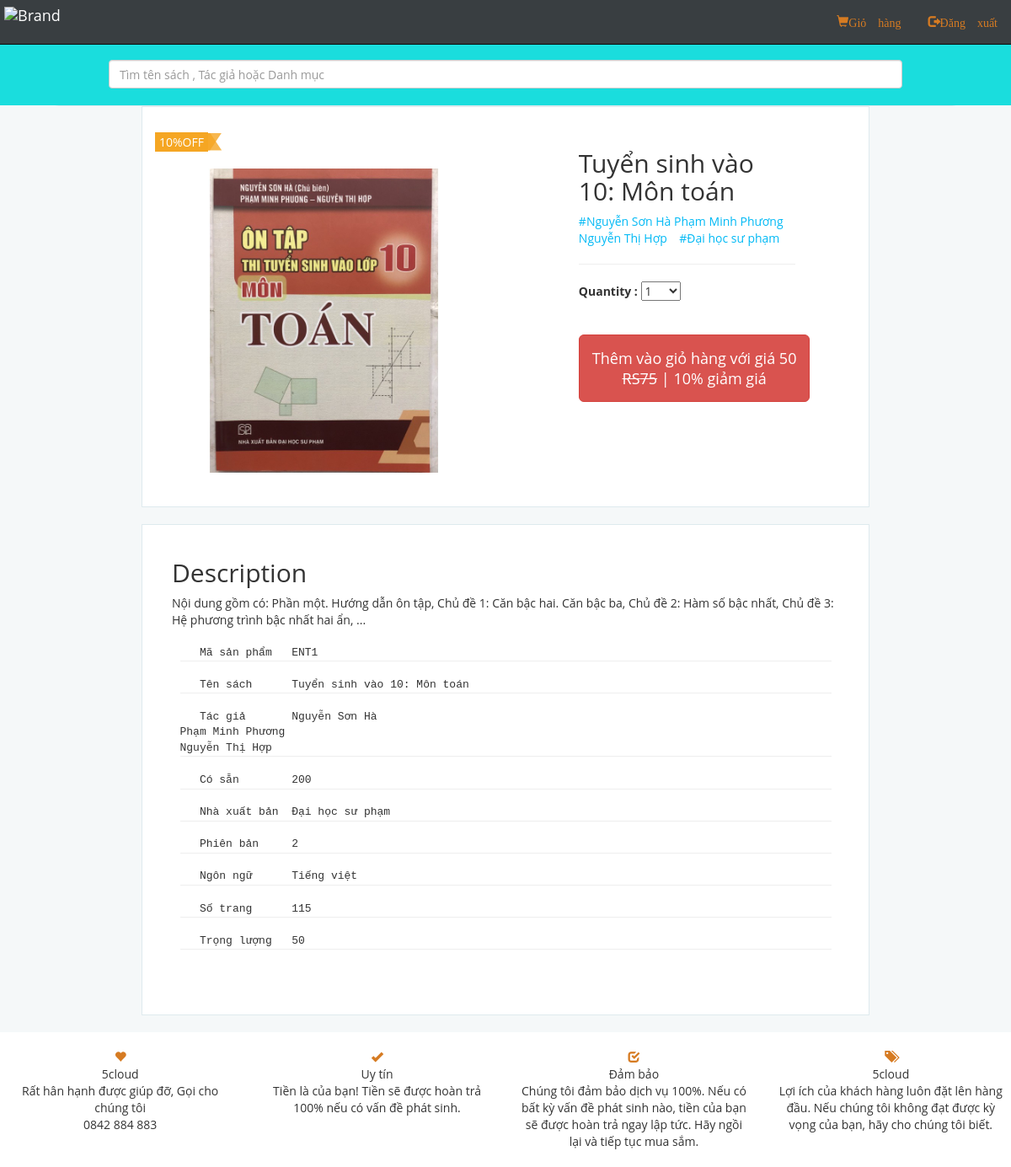
The app's page /description.php?ID=ENT1 (signed in) with its own data.
### tables this page shows
CREATE TABLE `products` (
  `PID` varchar(25) NOT NULL,
  `Title` varchar(255) NOT NULL,
  `Author` varchar(255) NOT NULL,
  `MRP` float NOT NULL,
  `Price` float NOT NULL,
  `Discount` int(11) DEFAULT NULL,
  `Available` int(11) NOT NULL,
  `Publisher` varchar(255) DEFAULT NULL,
  `Edition` varchar(20) DEFAULT NULL,
  `Category` varchar(255) DEFAULT NULL,
  `Description` text DEFAULT NULL,
  `Language` varchar(255) DEFAULT NULL,
  `page` int(5) DEFAULT NULL,
  `weight` int(4) DEFAULT 500
);

### description.php (the view, shortened to what this page needs)
<!DOCTYPE html>
<html lang="vi">
<head>
    <link href="css/bootstrap.min.css" rel="stylesheet">
    <link href="css/my.css" rel="stylesheet">
</head>
<body>
    <nav class="navbar navbar-default navbar-fixed-top navbar-inverse">
      <div class="container-fluid">
        <div class="navbar-header">
          <a class="navbar-brand" href="index.php"><img alt="Brand" src="img/logo.j[jpg" style="width: 150px;margin-top: -7px;margin-left: -10px;"></a>
        </div>
        <div class="collapse navbar-collapse" id="bs-example-navbar-collapse-1">
          <ul class="nav navbar-nav navbar-right">
              <?php
                  if(isset($_SESSION['user']))
                    {
                      echo'
                    <li><a href="cart.php" class="btn btn-md"><span class="glyphicon glyphicon-shopping-cart">Giỏ hàng</span></a></li>
                    <li><a href="destroy.php" class="btn btn-md"> <span class="glyphicon glyphicon-log-out">Đăng xuất</span></a></li>
                         ';
                    }
               ?>
          </ul>
        </div>
      </div>
    </nav>
    <div id="top" >
        <div id="searchbox" class="container-fluid" style="width:112%;margin-left:-6%;margin-right:-6%;">
            <div>
                <form role="search" action="Result.php" method="post">
                    <input type="text" name="keyword" class="form-control" placeholder="Tìm tên sách , Tác giả hoặc Danh mục" style="width:80%;margin:20px 10% 20px 10%;">
                </form>
            </div>
        </div>
   </div>
    <?php
    include "dbconnect.php";
    $PID=$_GET['ID'];
    $query = "SELECT * FROM products WHERE PID='$PID'";
    $result = mysqli_query ($con,$query)or die(mysql_error());
        if(mysqli_num_rows($result) > 0)
        {
            while($row = mysqli_fetch_assoc($result))
            {
            $path="img/books/".$row['PID'].".jpg";
            $target="cart.php?ID=".$PID."&";
echo '
  <div class="container-fluid" id="books">
    <div class="row">
      <div class="col-sm-10 col-md-6">
                          <div class="tag">'.$row["Discount"].'%OFF</div>
                              <div class="tag-side"><img src="img/orange-flag.png">
                          </div>
                         <img class="center-block img-responsive" src="'.$path.'" height="550px" style="padding:20px;">
      </div>
      <div class="col-sm-10 col-md-4 col-md-offset-1">
        <h2> '. $row["Title"] . '</h2>
                                <span style="color:#00B9F5;">
                                 #'.$row["Author"].'&nbsp &nbsp #'.$row["Publisher"].'
                                </span>
        <hr>
                                <span style="font-weight:bold;"> Quantity : </span>';
                                echo'<select id="quantity">';
                                   for($i=1;$i<=$row['Available'];$i++)
                                       echo '<option value="'.$i.'">'.$i.'</option>';
                               echo ' </select>';
echo'                           <br><br><br>
                                <a id="buyLink" href="'.$target.'" class="btn btn-lg btn-danger" style="padding:15px;color:white;text-decoration:none;">
                                    Thêm vào giỏ hàng với giá '.$row["Price"] .' <br>
                                    <span style="text-decoration:line-through;"> RS'.$row["MRP"].'</span>
                                    | '.$row["Discount"].'% giảm giá
                                 </a>
      </div>
    </div>
          </div>
     ';
echo '
          <div class="container-fluid" id="description">
    <div class="row">
      <h2> Description </h2>
                        <p>'.$row['Description'] .'</p>
                        <pre style="background:inherit;border:none;">
   Mã sản phẩm   '.$row["PID"].'   <hr>
   Tên sách      '.$row["Title"].' <hr>
   Tác giả       '.$row["Author"].' <hr>
   Có sẵn        '.$row["Available"].' <hr>
   Nhà xuất bản  '.$row["Publisher"].' <hr>
   Phiên bản     '.$row["Edition"].' <hr>
   Ngôn ngữ      '.$row["Language"].' <hr>
   Số trang      '.$row["page"].' <hr>
   Trọng lượng   '.$row["weight"].' <hr>
                        </pre>
    </div>
  </div>
';
            }
        }
    ?>
<div class="container-fluid" id="service">
      <div class="row">
          <div class="col-sm-6 col-md-3 text-center">
               <span class="glyphicon glyphicon-heart"></span> <br>
               5cloud <br>
               Rất hân hạnh được giúp đỡ, Gọi cho chúng tôi <br> 0842 884 883
          </div>
          <div class="col-sm-6 col-md-3 text-center">
               <span class="glyphicon glyphicon-ok"></span> <br>
               Uy tín <br>
               Tiền là của bạn! Tiền sẽ được hoàn trả 100% nếu có vấn đề phát sinh.
          </div>
          <div class="col-sm-6 col-md-3 text-center">
               <span class="glyphicon glyphicon-check"></span> <br>
               Đảm bảo <br>
               Chúng tôi đảm bảo dịch vụ 100%. Nếu có bất kỳ vấn đề phát sinh nào, tiền của bạn sẽ được hoàn trả ngay lập tức. Hãy ngồi lại và tiếp tục mua sắm.
          </div>
          <div class="col-sm-6 col-md-3 text-center">
               <span class="glyphicon glyphicon-tags"></span> <br>
               5cloud <br>
               Lợi ích của khách hàng luôn đặt lên hàng đầu. Nếu chúng tôi không đạt được kỳ vọng của bạn, hãy cho chúng tôi biết.
          </div>
      </div>
</div>
</body>
</html>

### css/my.css (style rules this page uses)
body { margin-top:50px;margin-left:5%;margin-right:5%;font-family:"Open sans";background: #F5F8F9;overflow-x:hidden; }
.navbar { background:#393E41;display:inline-block;z-index:100;color:#000; }
.navbar li a { color:#b6c20f!important; }
#top { border:1px solid #DEEAEE;background:#fff;border-radius:10px; }
#searchbox { background:#1adddd;overflow:hidden; }
.tag { display:inline;float:left;padding:2px 5px;width:auto;background:#90e137;color:#fff;height:23px; }
.tag-side { display:inline;float:left; }

### description.php (style rules this page uses)
.tag { display:inline;float:left;padding:2px 5px;width:auto;background:#F5A623;color:#fff;height:23px; }
.tag-side { display:inline;float:left; }
#books { border:1px solid #DEEAEE; margin-bottom:20px;padding-top:30px;padding-bottom:20px;background:#fff; margin-left:10%;margin-right:10%; }
#description { border:1px solid #DEEAEE; margin-bottom:20px;padding:20px 50px;background:#fff;margin-left:10%;margin-right:10%; }
#description hr { margin:auto; }
#service { background:#fff;padding:20px 10px;width:112%;margin-left:-6%;margin-right:-6%; }
.glyphicon { color:#D67B22; }

### records on screen
products: Discount "10", PID (picture), Title "Tuyển sinh vào 10: Môn toán", Author "Nguyễn Sơn Hà Phạm Minh Phương Nguyễn Thị Hợp", Publisher "Đại học sư phạm", Price "50", MRP "75", Description "Nội dung gồm có: Phần một. Hướng dẫn ôn tập, Chủ đề 1: Căn bậc hai. Căn bậc ba, Chủ đề 2: Hàm số bậc nhất, Chủ đề 3: Hệ phương trình bậc nhất hai ẩn, ...", PID "ENT1", Available "200", Edition "2", Language "Tiếng việt", page "115", weight "50"

### other values on screen
form field value "1"
